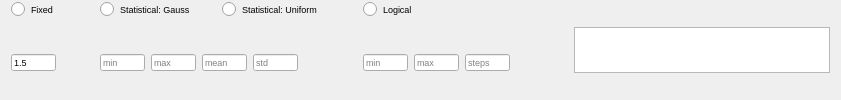
              <widget class="QFrame" name="frame_170">
               <property name="frameShape">
                <enum>QFrame::NoFrame</enum>
               </property>
               <property name="frameShadow">
                <enum>QFrame::Plain</enum>
               </property>
               <layout class="QHBoxLayout" name="horizontalLayout_117">
                <property name="topMargin">
                 <number>0</number>
                </property>
                <property name="bottomMargin">
                 <number>0</number>
                </property>
                <item>
                 <widget class="QFrame" name="frame_171">
                  <property name="frameShape">
                   <enum>QFrame::NoFrame</enum>
                  </property>
                  <property name="frameShadow">
                   <enum>QFrame::Plain</enum>
                  </property>
                  <layout class="QGridLayout" name="gridLayout_69">
                   <property name="leftMargin">
                    <number>0</number>
                   </property>
                   <property name="topMargin">
                    <number>0</number>
                   </property>
                   <property name="bottomMargin">
                    <number>0</number>
                   </property>
                   <item row="0" column="3">
                    <widget class="QRadioButton" name="radio_log_N">
                     <property name="font">
                      <font>
                       <pointsize>7</pointsize>
                      </font>
                     </property>
                     <property name="text">
                      <string>Logical</string>
                     </property>
                     <attribute name="buttonGroup">
                      <string notr="true">buttonGroup_18</string>
                     </attribute>
                    </widget>
                   </item>
                   <item row="0" column="0">
                    <widget class="QRadioButton" name="radio_fix_N">
                     <property name="font">
                      <font>
                       <pointsize>7</pointsize>
                      </font>
                     </property>
                     <property name="text">
                      <string>Fixed</string>
                     </property>
                     <property name="iconSize">
                      <size>
                       <width>12</width>
                       <height>12</height>
                      </size>
                     </property>
                     <attribute name="buttonGroup">
                      <string notr="true">buttonGroup_18</string>
                     </attribute>
                    </widget>
                   </item>
                   <item row="1" column="4">
                    <spacer name="horizontalSpacer_123">
                     <property name="orientation">
                      <enum>Qt::Horizontal</enum>
                     </property>
                     <property name="sizeHint" stdset="0">
                      <size>
                       <width>40</width>
                       <height>20</height>
                      </size>
                     </property>
                    </spacer>
                   </item>
                   <item row="1" column="0">
                    <widget class="QFrame" name="frame_172">
                     <property name="frameShape">
                      <enum>QFrame::NoFrame</enum>
                     </property>
                     <property name="frameShadow">
                      <enum>QFrame::Plain</enum>
                     </property>
                     <layout class="QHBoxLayout" name="horizontalLayout_118">
                      <property name="leftMargin">
                       <number>0</number>
                      </property>
                      <property name="topMargin">
                       <number>0</number>
                      </property>
                      <property name="bottomMargin">
                       <number>0</number>
                      </property>
                      <item>
                       <widget class="QLineEdit" name="txt_fix_N">
                        <property name="maximumSize">
                         <size>
                          <width>45</width>
                          <height>17</height>
                         </size>
                        </property>
                        <property name="font">
                         <font>
                          <pointsize>7</pointsize>
                         </font>
                        </property>
                        <property name="text">
                         <string>1.5</string>
                        </property>
                        <property name="placeholderText">
                         <string>value</string>
                        </property>
                       </widget>
                      </item>
                      <item>
                       <spacer name="horizontalSpacer_124">
                        <property name="orientation">
                         <enum>Qt::Horizontal</enum>
                        </property>
                        <property name="sizeType">
                         <enum>QSizePolicy::Maximum</enum>
                        </property>
                        <property name="sizeHint" stdset="0">
                         <size>
                          <width>20</width>
                          <height>20</height>
                         </size>
                        </property>
                       </spacer>
                      </item>
                     </layout>
                    </widget>
                   </item>
                   <item row="1" column="3">
                    <widget class="QFrame" name="frame_173">
                     <property name="frameShape">
                      <enum>QFrame::NoFrame</enum>
                     </property>
                     <property name="frameShadow">
                      <enum>QFrame::Plain</enum>
                     </property>
                     <layout class="QHBoxLayout" name="horizontalLayout_119">
                      <property name="leftMargin">
                       <number>0</number>
                      </property>
                      <property name="topMargin">
                       <number>0</number>
                      </property>
                      <property name="bottomMargin">
                       <number>0</number>
                      </property>
                      <item>
                       <widget class="QLineEdit" name="txt_log_min_N">
                        <property name="maximumSize">
                         <size>
                          <width>45</width>
                          <height>17</height>
                         </size>
                        </property>
                        <property name="font">
                         <font>
                          <pointsize>7</pointsize>
                         </font>
                        </property>
                        <property name="placeholderText">
                         <string>min</string>
                        </property>
                       </widget>
                      </item>
                      <item>
                       <widget class="QLineEdit" name="txt_log_max_N">
                        <property name="maximumSize">
                         <size>
                          <width>45</width>
                          <height>17</height>
                         </size>
                        </property>
                        <property name="font">
                         <font>
                          <pointsize>7</pointsize>
                         </font>
                        </property>
                        <property name="placeholderText">
                         <string>max</string>
                        </property>
                       </widget>
                      </item>
                      <item>
                       <widget class="QLineEdit" name="txt_log_steps_N">
                        <property name="maximumSize">
                         <size>
                          <width>45</width>
                          <height>17</height>
                         </size>
                        </property>
                        <property name="font">
                         <font>
                          <pointsize>7</pointsize>
                         </font>
                        </property>
                        <property name="placeholderText">
                         <string>steps</string>
                        </property>
                       </widget>
                      </item>
                     </layout>
                    </widget>
                   </item>
                   <item row="0" column="1">
                    <widget class="QFrame" name="frame_174">
                     <property name="frameShape">
                      <enum>QFrame::NoFrame</enum>
                     </property>
                     <property name="frameShadow">
                      <enum>QFrame::Plain</enum>
                     </property>
                     <layout class="QHBoxLayout" name="horizontalLayout_120">
                      <property name="topMargin">
                       <number>0</number>
                      </property>
                      <property name="bottomMargin">
                       <number>0</number>
                      </property>
                      <item>
                       <widget class="QRadioButton" name="radio_gauss_N">
                        <property name="font">
                         <font>
                          <pointsize>7</pointsize>
                         </font>
                        </property>
                        <property name="text">
                         <string>Statistical: Gauss</string>
                        </property>
                        <attribute name="buttonGroup">
                         <string notr="true">buttonGroup_18</string>
                        </attribute>
                       </widget>
                      </item>
                      <item>
                       <widget class="QRadioButton" name="radio_uni_N">
                        <property name="font">
                         <font>
                          <pointsize>7</pointsize>
                         </font>
                        </property>
                        <property name="text">
                         <string>Statistical: Uniform</string>
                        </property>
                        <attribute name="buttonGroup">
                         <string notr="true">buttonGroup_18</string>
                        </attribute>
                       </widget>
                      </item>
                      <item>
                       <spacer name="horizontalSpacer_125">
                        <property name="orientation">
                         <enum>Qt::Horizontal</enum>
                        </property>
                        <property name="sizeType">
                         <enum>QSizePolicy::Maximum</enum>
                        </property>
                        <property name="sizeHint" stdset="0">
                         <size>
                          <width>10</width>
                          <height>20</height>
                         </size>
                        </property>
                       </spacer>
                      </item>
                     </layout>
                    </widget>
                   </item>
                   <item row="1" column="1">
                    <widget class="QFrame" name="frame_175">
                     <property name="frameShape">
                      <enum>QFrame::NoFrame</enum>
                     </property>
                     <property name="frameShadow">
                      <enum>QFrame::Plain</enum>
                     </property>
                     <layout class="QGridLayout" name="gridLayout_70">
                      <property name="leftMargin">
                       <number>9</number>
                      </property>
                      <property name="topMargin">
                       <number>0</number>
                      </property>
                      <property name="bottomMargin">
                       <number>0</number>
                      </property>
                      <item row="0" column="0">
                       <widget class="QLineEdit" name="txt_gauss_min_N">
                        <property name="maximumSize">
                         <size>
                          <width>45</width>
                          <height>17</height>
                         </size>
                        </property>
                        <property name="font">
                         <font>
                          <pointsize>7</pointsize>
                         </font>
                        </property>
                        <property name="placeholderText">
                         <string>min</string>
                        </property>
                       </widget>
                      </item>
                      <item row="0" column="1">
                       <widget class="QLineEdit" name="txt_gauss_max_N">
                        <property name="maximumSize">
                         <size>
                          <width>45</width>
                          <height>17</height>
                         </size>
                        </property>
                        <property name="font">
                         <font>
                          <pointsize>7</pointsize>
                         </font>
                        </property>
                        <property name="placeholderText">
                         <string>max</string>
                        </property>
                       </widget>
                      </item>
                      <item row="0" column="3">
                       <widget class="QLineEdit" name="txt_gauss_std_N">
                        <property name="maximumSize">
                         <size>
                          <width>45</width>
                          <height>17</height>
                         </size>
                        </property>
                        <property name="font">
                         <font>
                          <pointsize>7</pointsize>
                         </font>
                        </property>
                        <property name="placeholderText">
                         <string>std</string>
                        </property>
                       </widget>
                      </item>
                      <item row="0" column="2">
                       <widget class="QLineEdit" name="txt_gauss_mean_N">
                        <property name="maximumSize">
                         <size>
                          <width>45</width>
                          <height>17</height>
                         </size>
                        </property>
                        <property name="font">
                         <font>
                          <pointsize>7</pointsize>
                         </font>
                        </property>
                        <property name="placeholderText">
                         <string>mean</string>
                        </property>
                       </widget>
                      </item>
                      <item row="0" column="4">
                       <spacer name="horizontalSpacer_126">
                        <property name="orientation">
                         <enum>Qt::Horizontal</enum>
                        </property>
                        <property name="sizeType">
                         <enum>QSizePolicy::Maximum</enum>
                        </property>
                        <property name="sizeHint" stdset="0">
                         <size>
                          <width>50</width>
                          <height>20</height>
                         </size>
                        </property>
                       </spacer>
                      </item>
                     </layout>
                    </widget>
                   </item>
                  </layout>
                 </widget>
                </item>
                <item>
                 <widget class="PlotWidget" name="viewN">
                  <property name="sizePolicy">
                   <sizepolicy hsizetype="Expanding" vsizetype="Fixed">
                    <horstretch>0</horstretch>
                    <verstretch>0</verstretch>
                   </sizepolicy>
                  </property>
                  <property name="maximumSize">
                   <size>
                    <width>16777215</width>
                    <height>46</height>
                   </size>
                  </property>
                  <property name="styleSheet">
                   <string notr="true">border-right-color: rgb(255, 255, 127);</string>
                  </property>
                 </widget>
                </item>
               </layout>
              </widget>
